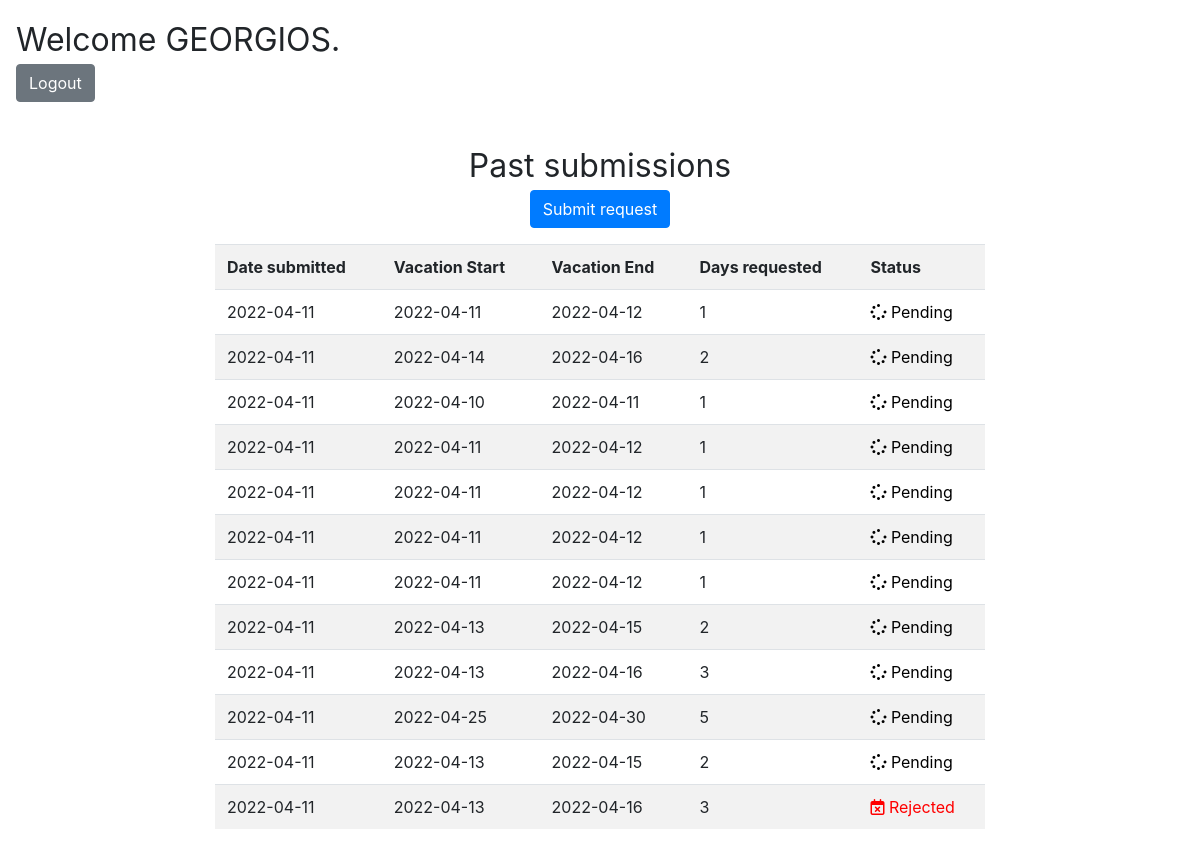
The page /employees/dashboard.php (signed in) on the database as committed earlier.
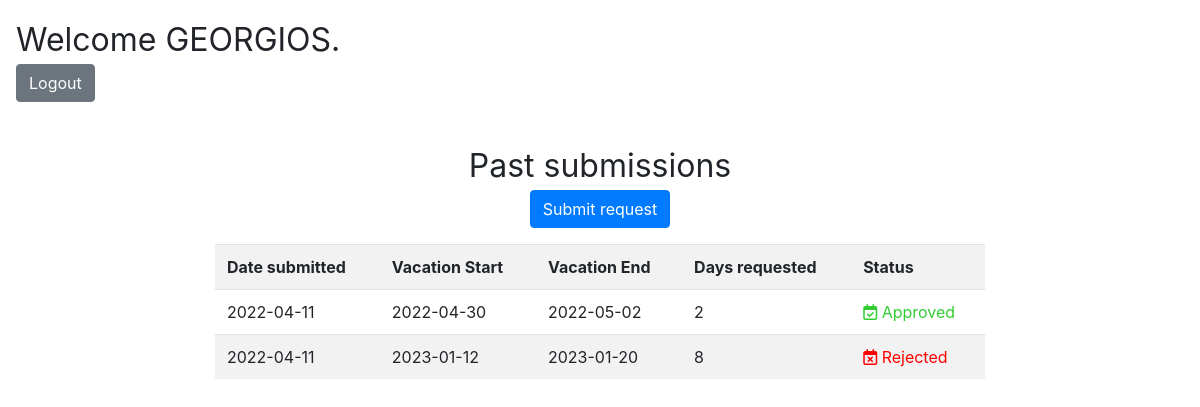
The same page on the database as committed later.
### tables this page shows
CREATE TABLE `submissions` (
  `id` int(11) NOT NULL,
  `date_submitted` date NOT NULL DEFAULT current_timestamp(),
  `vacstart` date NOT NULL,
  `vacend` date NOT NULL,
  `totaldays` int(11) NOT NULL,
  `statusid` int(11) NOT NULL,
  `employeeid` int(11) NOT NULL,
  `reason` varchar(550) DEFAULT NULL,
  `submitkey` varchar(50) NOT NULL
);

CREATE TABLE `stsubmission` (
  `id` int(11) NOT NULL,
  `status` varchar(20) NOT NULL
);

### employees/dashboard.php (the view, shortened to what this page needs)
<?php
include ('../includes/dbconn.php');
?>
<html>
<head>
    <link rel="stylesheet" href="../css/dashboard.css">
    <link rel="stylesheet" href="https://cdn.jsdelivr.net/npm/bootstrap@4.6.1/dist/css/bootstrap.min.css">
</head>
<body>
<?php
if(isset($_SESSION["empname"])) {
?>
    <p class="userinfo"> Welcome <?php echo $_SESSION["empname"]; ?>.<br>
        <a class="btn btn-secondary" href="logout.php" tite="Logout">Logout </a></p><br>
    <?php
    $sql = "SELECT submissions.*,stsubmission.status FROM employees, submissions, stsubmission WHERE stsubmission.id=submissions.statusid and employees.id = submissions.employeeid and employeeid = '" . $_SESSION['empid'] . "' ORDER BY submissions.date_submitted DESC";
    $result = $conn->query($sql);
    echo "<p class='tabletitle'>Past submissions<br><a class='btn btn-primary' style='text-decoration: none;color: white;' href='submit.php' tite='Submit request'>Submit request</a></p>";
    if ($result->num_rows > 0) {
        echo "<div class='container col-md-8'><table class='table table-striped table-hover'><tr><th>Date submitted</th><th>Vacation Start</th><th>Vacation End</th><th>Days requested</th><th>Status</th></tr>";
        while($row = $result->fetch_assoc()) {
            if($row["statusid"] == 2){
                $icon="<i class='far fa-calendar-check' style='color: limegreen'></i>";
                $color="limegreen";
            }elseif ($row["statusid"] == 3){
                $icon="<i class='far fa-calendar-times' style='color: red'></i>";
                $color="red";
            }else{
                $icon="<i class='fas fa-spinner fa-pulse'></i>";
                $color="black";
            }
            echo "<tr><td>".$row["date_submitted"]."</td><td>".$row["vacstart"]."</td><td>".$row["vacend"]."</td><td>".$row["totaldays"]."</td><td style='color: ".$color.";'>". $icon."  ".$row["status"]."</td></tr>";
        }
        echo "</table></div></div>";
        }
     else {
         echo "<p style='text-align: center'>no past submissions found</p>";
    }
    ?>
<?php
}else echo "<h1 style='text-align: center'>Please login first</h1><br><p id='loginpage'><button type='button' class='btn btn-primary'><a href='../index.php' style='text-decoration: none;color: white;'>Login Page </a></button></p>";
?>
</body>
</html>

### css/dashboard.css (style rules this page uses)
.userinfo { margin: 1rem; font-size: xx-large; }
.tabletitle { text-align: center; font-size: xx-large; }

Rows that differ between the two databases and show on the page:
removed submissions: date_submitted "2022-04-11", vacstart "2022-04-11", vacend "2022-04-12", totaldays "1", statusid.status "Pending"
removed submissions: date_submitted "2022-04-11", vacstart "2022-04-14", vacend "2022-04-16", totaldays "2", statusid.status "Pending"
removed submissions: date_submitted "2022-04-11", vacstart "2022-04-10", vacend "2022-04-11", totaldays "1", statusid.status "Pending"
removed submissions: date_submitted "2022-04-11", vacstart "2022-04-11", vacend "2022-04-12", totaldays "1", statusid.status "Pending"
removed submissions: date_submitted "2022-04-11", vacstart "2022-04-11", vacend "2022-04-12", totaldays "1", statusid.status "Pending"
removed submissions: date_submitted "2022-04-11", vacstart "2022-04-11", vacend "2022-04-12", totaldays "1", statusid.status "Pending"
removed submissions: date_submitted "2022-04-11", vacstart "2022-04-11", vacend "2022-04-12", totaldays "1", statusid.status "Pending"
removed submissions: date_submitted "2022-04-11", vacstart "2022-04-13", vacend "2022-04-15", totaldays "2", statusid.status "Pending"
removed submissions: date_submitted "2022-04-11", vacstart "2022-04-13", vacend "2022-04-16", totaldays "3", statusid.status "Pending"
removed submissions: date_submitted "2022-04-11", vacstart "2022-04-25", vacend "2022-04-30", totaldays "5", statusid.status "Pending"
removed submissions: date_submitted "2022-04-11", vacstart "2022-04-13", vacend "2022-04-15", totaldays "2", statusid.status "Pending"
removed submissions: date_submitted "2022-04-11", vacstart "2022-04-13", vacend "2022-04-16", totaldays "3", statusid.status "Rejected"
added submissions: date_submitted "2022-04-11", vacstart "2022-04-30", vacend "2022-05-02", totaldays "2", statusid.status "Approved"
added submissions: date_submitted "2022-04-11", vacstart "2023-01-12", vacend "2023-01-20", totaldays "8", statusid.status "Rejected"
